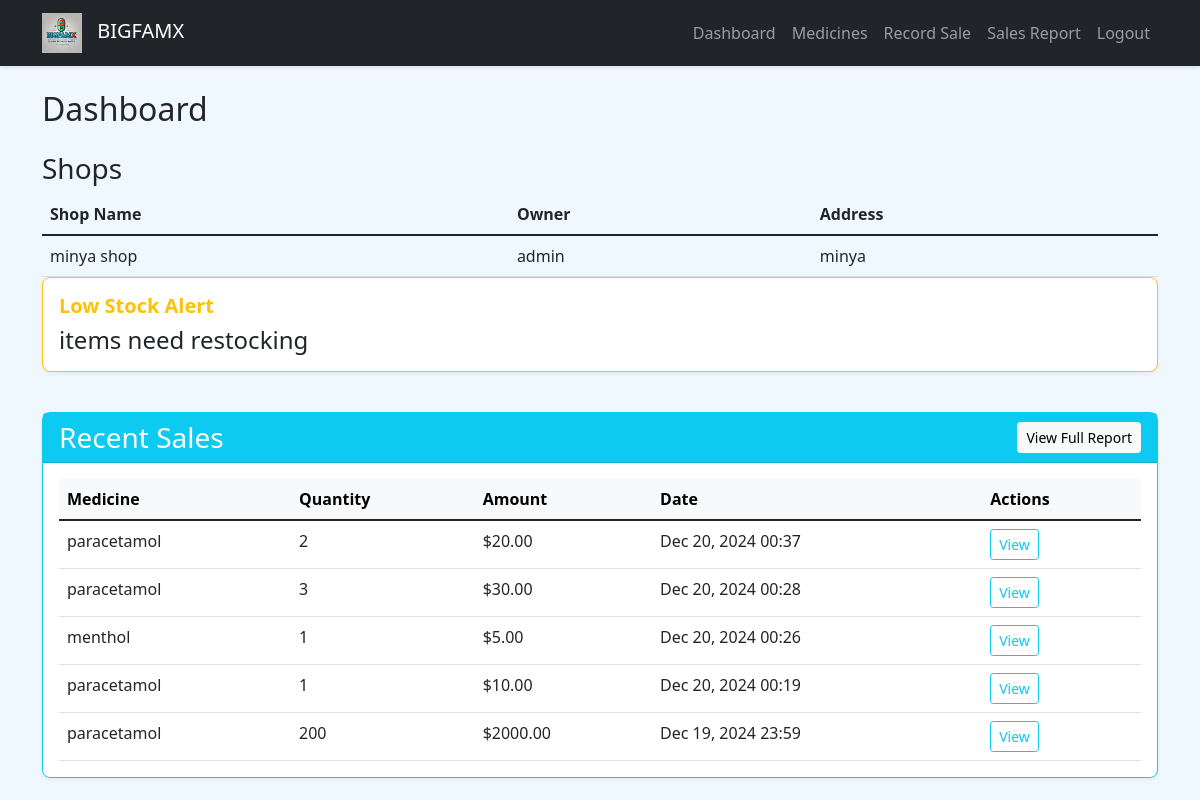
The app's page / (signed in) with its own data.
### pharmacy_app/models.py (models this page shows, shortened)
class Shop(models.Model):
    name = models.CharField(max_length=100)
    address = models.TextField()
    logo = models.ImageField(upload_to='shop_logos/', null=True, blank=True)
    owner = models.ForeignKey(User, on_delete=models.CASCADE)

class Sale(models.Model):
    medicine = models.ForeignKey(Medicine, on_delete=models.CASCADE)
    quantity = models.IntegerField()
    total_amount = models.DecimalField(max_digits=10, decimal_places=2)
    shop = models.ForeignKey(Shop, on_delete=models.CASCADE)
    attendant = models.ForeignKey(User, on_delete=models.CASCADE)
    sale_date = models.DateTimeField(auto_now_add=True)

class Medicine(models.Model):
    name = models.CharField(max_length=100)
    description = models.TextField()
    price = models.DecimalField(max_digits=10, decimal_places=2)
    stock = models.IntegerField()
    image = models.ImageField(upload_to='medicine_images/', null=True, blank=True)
    shop = models.ForeignKey(Shop, on_delete=models.CASCADE)
    created_at = models.DateTimeField(auto_now_add=True)
    updated_at = models.DateTimeField(auto_now=True)
    class Meta:
        indexes = [
            models.Index(fields=['shop', 'name']),
            models.Index(fields=['stock']),
        ]

### pharmacy_app/views.py (the view, shortened to what this page needs)
# urls.py: path('', views.dashboard, name='dashboard'),
@login_required
def dashboard(request):
    if request.user.is_superuser:
        shops = Shop.objects.all()
        total_sales = Sale.objects.aggregate(Sum('total_amount'))['total_amount__sum'] or 0
        total_medicines = Medicine.objects.count()
        recent_sales = Sale.objects.order_by('-sale_date')[:5]
        context = {
            'shops': shops,
            'total_sales': total_sales,
            'total_medicines': total_medicines,
            'recent_sales': recent_sales,
            'is_admin': True
        }
    return render(request, 'pharmacy_app/dashboard.html', context)

### pharmacy_app/templates/pharmacy_app/dashboard.html (shortened to what this page needs)
{% extends 'pharmacy_app/base.html' %}
{% load static %}
{% block content %}
<h2>Dashboard</h2>
    {% include 'pharmacy_app/shop_list_section.html' %}
    <div class="row mb-4">
        <div class="col-md-12">
            <div class="card border-warning">
                <div class="card-body">
                    <h5 class="card-title text-warning">Low Stock Alert</h5>
                    <p class="card-text h4">{{ low_stock.count }} items need restocking</p>
                </div>
            </div>
        </div>
    </div>
    <div class="card border-info">
        <div class="card-header bg-info text-white d-flex justify-content-between align-items-center">
            <h3 class="mb-0">Recent Sales</h3>
            <a href="{% url 'sales_report' %}" class="btn btn-light btn-sm">View Full Report</a>
        </div>
        <div class="card-body">
            <div class="table-responsive">
                <table class="table table-hover">
                    <thead class="table-light">
                        <tr>
                            <th>Medicine</th>
                            <th>Quantity</th>
                            <th>Amount</th>
                            <th>Date</th>
                            <th>Actions</th>
                        </tr>
                    </thead>
                    <tbody>
                        {% for sale in recent_sales %}
                        <tr>
                            <td>{{ sale.medicine.name }}</td>
                            <td>{{ sale.quantity }}</td>
                            <td>${{ sale.total_amount }}</td>
                            <td>{{ sale.sale_date|date:"M d, Y H:i" }}</td>
                            <td>
                                <a href="{% url 'view_sale' sale.id %}" class="btn btn-sm btn-outline-info">View</a>
                            </td>
                        </tr>
                        {% empty %}
                        <tr>
                            <td colspan="5" class="text-center text-muted">No recent sales</td>
                        </tr>
                        {% endfor %}
                    </tbody>
                </table>
            </div>
        </div>
    </div>
{% endblock %}

### pharmacy_app/templates/pharmacy_app/shop_list_section.html
{% if is_admin %}
<div class="mt-4">
    <h3>Shops</h3>
    <table class="table">
        <thead>
            <tr>
                <th>Shop Name</th>
                <th>Owner</th>
                <th>Address</th>
            </tr>
        </thead>
        <tbody>
            {% for shop in shops %}
            <tr>
                <td>{{ shop.name }}</td>
                <td>{{ shop.owner.username }}</td>
                <td>{{ shop.address }}</td>
            </tr>
            {% endfor %}
        </tbody>
    </table>
</div>
{% endif %}

### pharmacy_app/static/pharmacy_app/css/custom.css (style rules this page uses)
body { background-color: #f0f8ff; }
.card { border-radius: 8px; box-shadow: 0 2px 4px rgba(0,0,0,0.1); transition: transform 0.3s ease; }
.card-title { color: #2c3e50; font-weight: 600; }

### pharmacy_app/static/pharmacy_app/css/dashboard.css (style rules this page uses)
.card { transition: transform 0.2s ease-in-out; margin-bottom: 1rem; box-shadow: 0 2px 4px rgba(0, 0, 0, 0.05); }
.table { margin-bottom: 0; }

### records on screen
Shop: name "minya shop", owner.username "admin", address "minya"
Sale: medicine.name "paracetamol", quantity "2", total_amount "20.00", sale_date "Dec 20, 2024 00:37"
Sale: medicine.name "paracetamol", quantity "3", total_amount "30.00", sale_date "Dec 20, 2024 00:28"
Sale: medicine.name "menthol", quantity "1", total_amount "5.00", sale_date "Dec 20, 2024 00:26"
Sale: medicine.name "paracetamol", quantity "1", total_amount "10.00", sale_date "Dec 20, 2024 00:19"
Sale: medicine.name "paracetamol", quantity "200", total_amount "2000.00", sale_date "Dec 19, 2024 23:59"
